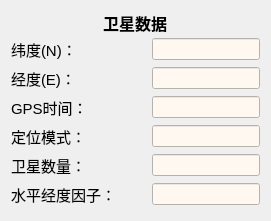
   <widget class="QWidget" name="layoutWidget_2">
    <property name="geometry">
     <rect>
      <x>1000</x>
      <y>580</y>
      <width>271</width>
      <height>221</height>
     </rect>
    </property>
    <layout class="QVBoxLayout" name="Satellite">
     <item alignment="Qt::AlignHCenter">
      <widget class="QLabel" name="label_18">
       <property name="minimumSize">
        <size>
         <width>172</width>
         <height>21</height>
        </size>
       </property>
       <property name="maximumSize">
        <size>
         <width>172</width>
         <height>21</height>
        </size>
       </property>
       <property name="font">
        <font>
         <family>微软雅黑</family>
        </font>
       </property>
       <property name="text">
        <string>&lt;html&gt;&lt;head/&gt;&lt;body&gt;&lt;p align=&quot;center&quot;&gt;&lt;span style=&quot; font-size:12pt; font-weight:700;&quot;&gt;卫星数据&lt;/span&gt;&lt;/p&gt;&lt;/body&gt;&lt;/html&gt;</string>
       </property>
      </widget>
     </item>
     <item>
      <layout class="QHBoxLayout" name="horizontalLayout_3">
       <item>
        <widget class="QLabel" name="label_19">
         <property name="font">
          <font>
           <pointsize>11</pointsize>
          </font>
         </property>
         <property name="text">
          <string>&lt;html&gt;&lt;head/&gt;&lt;body&gt;&lt;p&gt;纬度(N)：&lt;/p&gt;&lt;/body&gt;&lt;/html&gt;</string>
         </property>
        </widget>
       </item>
       <item alignment="Qt::AlignRight">
        <widget class="QLineEdit" name="lineEdit_latitude">
         <property name="styleSheet">
          <string notr="true">background-color: rgb(255, 248, 240);</string>
         </property>
         <property name="text">
          <string/>
         </property>
        </widget>
       </item>
      </layout>
     </item>
     <item>
      <layout class="QHBoxLayout" name="horizontalLayout_4">
       <item>
        <widget class="QLabel" name="label_21">
         <property name="font">
          <font>
           <pointsize>11</pointsize>
          </font>
         </property>
         <property name="text">
          <string>&lt;html&gt;&lt;head/&gt;&lt;body&gt;&lt;p&gt;经度(E)：&lt;/p&gt;&lt;/body&gt;&lt;/html&gt;</string>
         </property>
        </widget>
       </item>
       <item alignment="Qt::AlignRight">
        <widget class="QLineEdit" name="lineEdit_longitude">
         <property name="styleSheet">
          <string notr="true">background-color: rgb(255, 248, 240);</string>
         </property>
         <property name="text">
          <string/>
         </property>
        </widget>
       </item>
      </layout>
     </item>
     <item>
      <layout class="QHBoxLayout" name="horizontalLayout_5">
       <item>
        <widget class="QLabel" name="label_20">
         <property name="font">
          <font>
           <pointsize>11</pointsize>
          </font>
         </property>
         <property name="text">
          <string>&lt;html&gt;&lt;head/&gt;&lt;body&gt;&lt;p&gt;&lt;span style=&quot; font-size:11pt;&quot;&gt; GPS时间：&lt;/span&gt;&lt;/p&gt;&lt;/body&gt;&lt;/html&gt;</string>
         </property>
        </widget>
       </item>
       <item alignment="Qt::AlignRight">
        <widget class="QLineEdit" name="lineEdit_GPS_time">
         <property name="styleSheet">
          <string notr="true">background-color: rgb(255, 248, 240);</string>
         </property>
        </widget>
       </item>
      </layout>
     </item>
     <item>
      <layout class="QHBoxLayout" name="horizontalLayout_6">
       <item>
        <widget class="QLabel" name="label_22">
         <property name="font">
          <font>
           <pointsize>11</pointsize>
          </font>
         </property>
         <property name="text">
          <string>&lt;html&gt;&lt;head/&gt;&lt;body&gt;&lt;p&gt;&lt;span style=&quot; font-size:11pt;&quot;&gt; 定位模式：&lt;/span&gt;&lt;/p&gt;&lt;/body&gt;&lt;/html&gt;</string>
         </property>
        </widget>
       </item>
       <item alignment="Qt::AlignRight">
        <widget class="QLineEdit" name="lineEdit_GPS_mode">
         <property name="styleSheet">
          <string notr="true">background-color: rgb(255, 248, 240);</string>
         </property>
        </widget>
       </item>
      </layout>
     </item>
     <item>
      <layout class="QHBoxLayout" name="horizontalLayout_7">
       <item>
        <widget class="QLabel" name="label_23">
         <property name="font">
          <font>
           <pointsize>11</pointsize>
          </font>
         </property>
         <property name="text">
          <string>&lt;html&gt;&lt;head/&gt;&lt;body&gt;&lt;p&gt;&lt;span style=&quot; font-size:11pt;&quot;&gt; 卫星数量：&lt;/span&gt;&lt;/p&gt;&lt;/body&gt;&lt;/html&gt;</string>
         </property>
        </widget>
       </item>
       <item alignment="Qt::AlignRight">
        <widget class="QLineEdit" name="lineEdit_satellite_count">
         <property name="styleSheet">
          <string notr="true">background-color: rgb(255, 248, 240);</string>
         </property>
        </widget>
       </item>
      </layout>
     </item>
     <item>
      <layout class="QHBoxLayout" name="horizontalLayout_8">
       <item>
        <widget class="QLabel" name="label_24">
         <property name="font">
          <font>
           <pointsize>11</pointsize>
          </font>
         </property>
         <property name="text">
          <string>&lt;html&gt;&lt;head/&gt;&lt;body&gt;&lt;p&gt;&lt;span style=&quot; font-size:11pt;&quot;&gt; 水平经度因子：&lt;/span&gt;&lt;/p&gt;&lt;/body&gt;&lt;/html&gt;</string>
         </property>
        </widget>
       </item>
       <item alignment="Qt::AlignRight">
        <widget class="QLineEdit" name="lineEdit_longitude_factor">
         <property name="styleSheet">
          <string notr="true">background-color: rgb(255, 248, 240);</string>
         </property>
        </widget>
       </item>
      </layout>
     </item>
    </layout>
   </widget>
